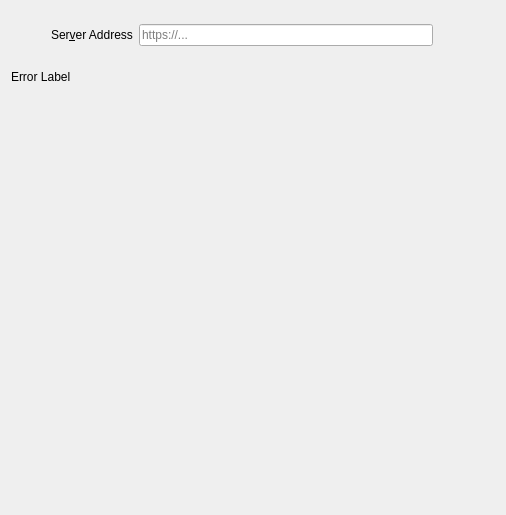
<?xml version="1.0" encoding="UTF-8"?>
<ui version="4.0">
 <class>OwncloudSetupPage</class>
 <widget class="QWidget" name="OwncloudSetupPage">
  <property name="geometry">
   <rect>
    <x>0</x>
    <y>0</y>
    <width>506</width>
    <height>515</height>
   </rect>
  </property>
  <property name="windowTitle">
   <string>Form</string>
  </property>
  <layout class="QVBoxLayout" name="verticalLayout_2">
   <item>
    <layout class="QHBoxLayout" name="horizontalLayout_2">
     <item>
      <spacer name="horizontalSpacer">
       <property name="orientation">
        <enum>Qt::Horizontal</enum>
       </property>
       <property name="sizeType">
        <enum>QSizePolicy::Minimum</enum>
       </property>
       <property name="sizeHint" stdset="0">
        <size>
         <width>40</width>
         <height>20</height>
        </size>
       </property>
      </spacer>
     </item>
     <item>
      <layout class="QVBoxLayout" name="verticalLayout">
       <item>
        <spacer name="verticalSpacer_2">
         <property name="orientation">
          <enum>Qt::Vertical</enum>
         </property>
         <property name="sizeType">
          <enum>QSizePolicy::Minimum</enum>
         </property>
         <property name="sizeHint" stdset="0">
          <size>
           <width>20</width>
           <height>13</height>
          </size>
         </property>
        </spacer>
       </item>
       <item>
        <layout class="QHBoxLayout" name="horizontalLayout">
         <item>
          <widget class="QLabel" name="label_2">
           <property name="text">
            <string>Ser&amp;ver Address</string>
           </property>
           <property name="buddy">
            <cstring>leUrl</cstring>
           </property>
          </widget>
         </item>
         <item>
          <widget class="OCC::PostfixLineEdit" name="leUrl">
           <property name="sizePolicy">
            <sizepolicy hsizetype="MinimumExpanding" vsizetype="Preferred">
             <horstretch>0</horstretch>
             <verstretch>0</verstretch>
            </sizepolicy>
           </property>
           <property name="text">
            <string/>
           </property>
           <property name="readOnly">
            <bool>true</bool>
           </property>
           <property name="placeholderText">
            <string>https://...</string>
           </property>
          </widget>
         </item>
         <item>
          <widget class="QLabel" name="urlLabel">
           <property name="sizePolicy">
            <sizepolicy hsizetype="Fixed" vsizetype="Fixed">
             <horstretch>0</horstretch>
             <verstretch>0</verstretch>
            </sizepolicy>
           </property>
           <property name="minimumSize">
            <size>
             <width>16</width>
             <height>16</height>
            </size>
           </property>
           <property name="maximumSize">
            <size>
             <width>16</width>
             <height>16</height>
            </size>
           </property>
           <property name="text">
            <string/>
           </property>
           <property name="pixmap">
            <pixmap resource="../../../client.qrc">:/client/resources/light/lock-https.svg</pixmap>
           </property>
           <property name="scaledContents">
            <bool>true</bool>
           </property>
          </widget>
         </item>
        </layout>
       </item>
       <item>
        <spacer name="verticalSpacer_3">
         <property name="orientation">
          <enum>Qt::Vertical</enum>
         </property>
         <property name="sizeType">
          <enum>QSizePolicy::Minimum</enum>
         </property>
         <property name="sizeHint" stdset="0">
          <size>
           <width>20</width>
           <height>18</height>
          </size>
         </property>
        </spacer>
       </item>
      </layout>
     </item>
     <item>
      <spacer name="horizontalSpacer_2">
       <property name="orientation">
        <enum>Qt::Horizontal</enum>
       </property>
       <property name="sizeType">
        <enum>QSizePolicy::Minimum</enum>
       </property>
       <property name="sizeHint" stdset="0">
        <size>
         <width>40</width>
         <height>20</height>
        </size>
       </property>
      </spacer>
     </item>
    </layout>
   </item>
   <item>
    <widget class="QLabel" name="errorLabel">
     <property name="sizePolicy">
      <sizepolicy hsizetype="MinimumExpanding" vsizetype="Maximum">
       <horstretch>0</horstretch>
       <verstretch>0</verstretch>
      </sizepolicy>
     </property>
     <property name="text">
      <string>Error Label</string>
     </property>
     <property name="textFormat">
      <enum>Qt::RichText</enum>
     </property>
     <property name="openExternalLinks">
      <bool>true</bool>
     </property>
    </widget>
   </item>
   <item>
    <spacer name="verticalSpacer">
     <property name="orientation">
      <enum>Qt::Vertical</enum>
     </property>
     <property name="sizeType">
      <enum>QSizePolicy::MinimumExpanding</enum>
     </property>
     <property name="sizeHint" stdset="0">
      <size>
       <width>20</width>
       <height>200</height>
      </size>
     </property>
    </spacer>
   </item>
   <item>
    <layout class="QHBoxLayout" name="resultLayout">
     <property name="spacing">
      <number>0</number>
     </property>
    </layout>
   </item>
  </layout>
 </widget>
 <customwidgets>
  <customwidget>
   <class>OCC::PostfixLineEdit</class>
   <extends>QLineEdit</extends>
   <header>wizard/postfixlineedit.h</header>
  </customwidget>
 </customwidgets>
 <resources>
  <include location="../../../client.qrc"/>
 </resources>
 <connections/>
</ui>
